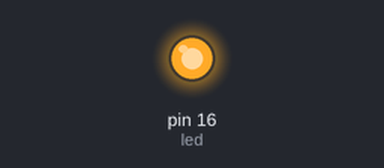
This program was run on a simulated MicroPython board. On the bench: output pins drawn as LEDs (lit = HIGH). What the program prints to the serial console is not drawn.

Above: at 0.1 s.
Timing chart, 0 to 1.6 s (numbered marks = the images above):
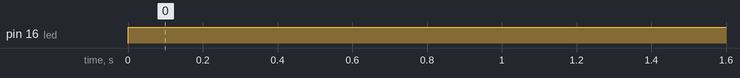

Measured:
- by itself, pin 16 (led): LOW → HIGH at 0.00 s

The program:

InfaredSensors.py
```python
from machine import Pin
import utime

led = Pin(16,Pin.OUT)
sensor = Pin(15,Pin.IN)

while True:
    print(sensor.value())
    if sensor.value() == 1:
        led.value(0)
    else:
        led.value(1)
```
